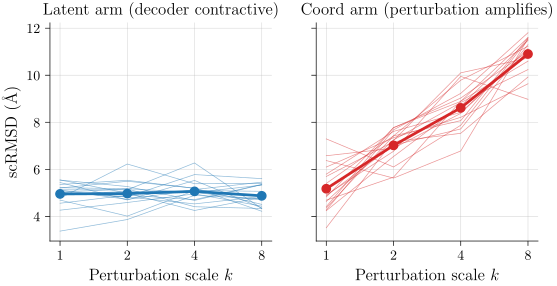

The script that drew this image:
# P09_v2: sidechain perturbation as paired-line slope chart (one line per protein)
# Differs from v1: emphasizes the per-protein pairing rather than the distribution
# Visualizes: F6 / E011
# DATA: inline from F6
import sys
from pathlib import Path
sys.path.insert(0, str(Path(__file__).parent.parent))
from plot_utils import figsize
import matplotlib.pyplot as plt
import numpy as np
rng = np.random.default_rng(1)

ks = [1, 2, 4, 8]
N = 17
# Generate per-protein curves
lat = 5.0 + rng.normal(0, 0.6, (N, len(ks)))
co  = np.array([5.0 + 2.0*np.log2(k) for k in ks])
co  = np.broadcast_to(co, (N, len(ks))) + rng.normal(0, 0.9, (N, len(ks)))

fig, axes = plt.subplots(1, 2, figsize=figsize(1.0, ratio=0.45), sharey=True)
for i in range(N):
    axes[0].plot(ks, lat[i], color="#1f77b4", lw=0.5, alpha=0.5)
    axes[1].plot(ks, co[i],  color="#d62728", lw=0.5, alpha=0.5)
axes[0].plot(ks, lat.mean(0), color="#1f77b4", lw=2, marker="o")
axes[1].plot(ks, co.mean(0),  color="#d62728", lw=2, marker="o")

for ax, title in zip(axes, ["Latent arm (decoder contractive)", "Coord arm (perturbation amplifies)"]):
    ax.set_xscale("log", base=2)
    ax.set_xlabel(r"Perturbation scale $k$")
    ax.set_title(title)
    ax.set_xticks(ks); ax.set_xticklabels([str(k) for k in ks])
    ax.spines[["top","right"]].set_visible(False)
    ax.grid(True, lw=0.4, alpha=0.5, zorder=0)
axes[0].set_ylabel(r"scRMSD (\AA)")

fig.savefig(Path(__file__).with_suffix(".pdf"))
